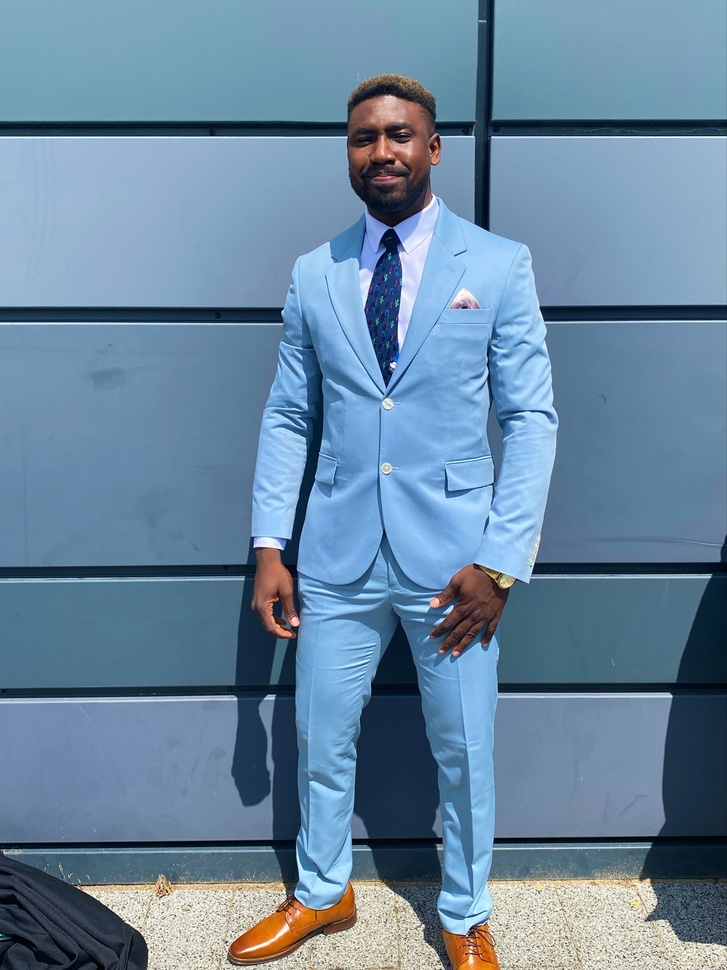
#> input picture attached_assets/IMG_4202.jpg, 727 x 970 px, shrunk from 1834 x 2448 before the run
$ python crop_image.py
#> lines starting #> are read from the running program, lines starting #| are printed output that depends on the picture; after the words box and inside, x2 and y2 are one past the last pixel; in counts of white or black regions, pixels touching at a corner belong together
from PIL import Image
import math
import numpy as np

# Load the image
input_path = "attached_assets/IMG_4202.jpg"
output_path = "attached_assets/IMG_4202_half_body.png"

try:
    # Open the original image
    original_img = Image.open(input_path)
#> original_img is the input picture: PIL image 727x970 RGB; mean R, G, B 105.6, 134.6, 159.1
    width, height = original_img.size
#> width = 727; height = 970

    print(f"Original image dimensions: {width}x{height}")
#| Original image dimensions: 727x970

    # For a half-body portrait, we'll use about 60% of the original height
    # and maintain a square aspect ratio for the circular crop
    crop_height = int(height * 0.60)
#> crop_height = 582
    crop_width = crop_height  # Square aspect ratio
#> crop_width = 582

    # Center the crop horizontally
    left = (width - crop_width) // 2
#> left = 72
    # Start higher up to include more of the upper body
    top = int(height * 0.05)
#> top = 48
    right = left + crop_width
#> right = 654
    bottom = top + crop_height
#> bottom = 630

    # Perform the crop
    half_body_img = original_img.crop((left, top, right, bottom))
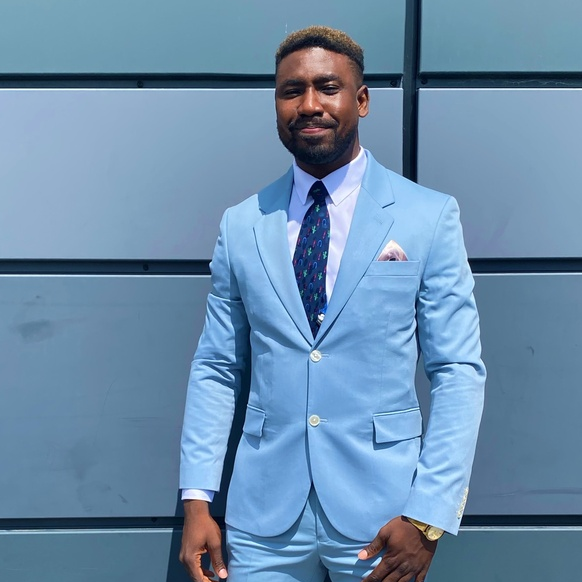
#> half_body_img: PIL image 582x582 RGB; mean R, G, B 107.4, 141.1, 171.3
    half_body_width, half_body_height = half_body_img.size
#> half_body_width = 582; half_body_height = 582

    # Create a circular mask
    mask = Image.new('L', (half_body_width, half_body_height), 0)
#> mask: PIL image 582x582 L; every value is 0
    draw = Image.new('L', (half_body_width, half_body_height), 0)

    # Create a circular mask
    mask_array = np.zeros((half_body_height, half_body_width), dtype=np.uint8)
    center = (half_body_width // 2, half_body_height // 2)
#> center = (291, 291)
    radius = min(center[0], center[1])
#> radius = 291

    y, x = np.ogrid[:half_body_height, :half_body_width]
#> y = 582 values from 0 to 581
    dist_from_center = np.sqrt((x - center[0])**2 + (y - center[1])**2)
    mask_array[dist_from_center <= radius] = 255

    # Convert the numpy array to a PIL Image
    mask = Image.fromarray(mask_array)
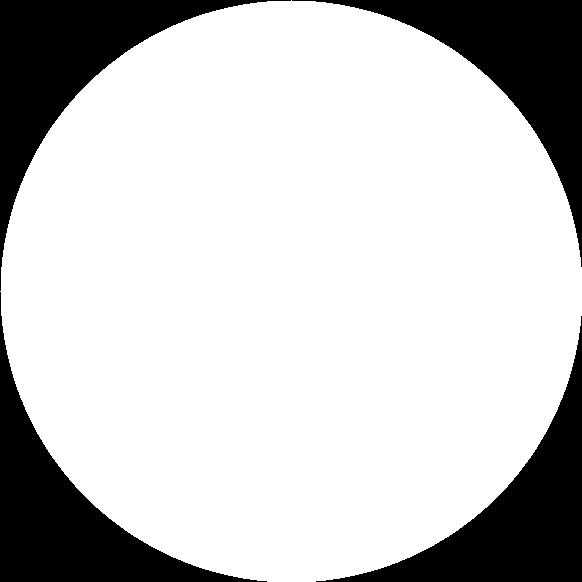
#> mask: PIL image 582x582 L; 78.5% white; 4 black regions, box (x1, y1, x2, y2) and area: (0, 0, 291, 291) 18466, (292, 0, 582, 267) 18175, (0, 292, 267, 582) 18175, (316, 316, 582, 582) 17885

    # Create a new image with transparent background
    result = Image.new('RGBA', (half_body_width, half_body_height), (0, 0, 0, 0))
#> result: PIL image 582x582 RGBA; every value is 0

    # Temporarily convert half_body_img to RGBA if it's not already
    if half_body_img.mode != 'RGBA':
        half_body_img = half_body_img.convert('RGBA')
#> half_body_img: PIL image 582x582 RGBA

    # Apply the mask
    result.paste(half_body_img, (0, 0), mask)
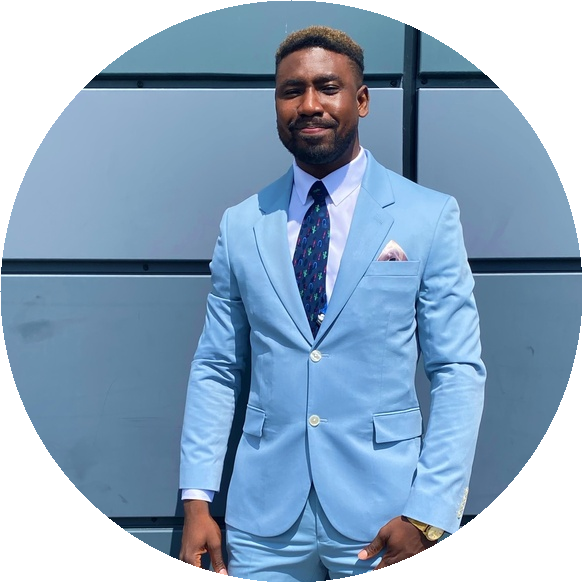
#> result: PIL image 582x582 RGBA; mean R, G, B, A 86.5, 112.8, 138, 200.3; transparent parts drawn white

    # Save the cropped image with the transparent circular mask
    result.save(output_path)

    print(f"Half-body portrait dimensions: {half_body_width}x{half_body_height}")
#| Half-body portrait dimensions: 582x582
    print(f"Half-body portrait saved to: {output_path}")

except Exception as e:
    print(f"Error processing image: {e}")
